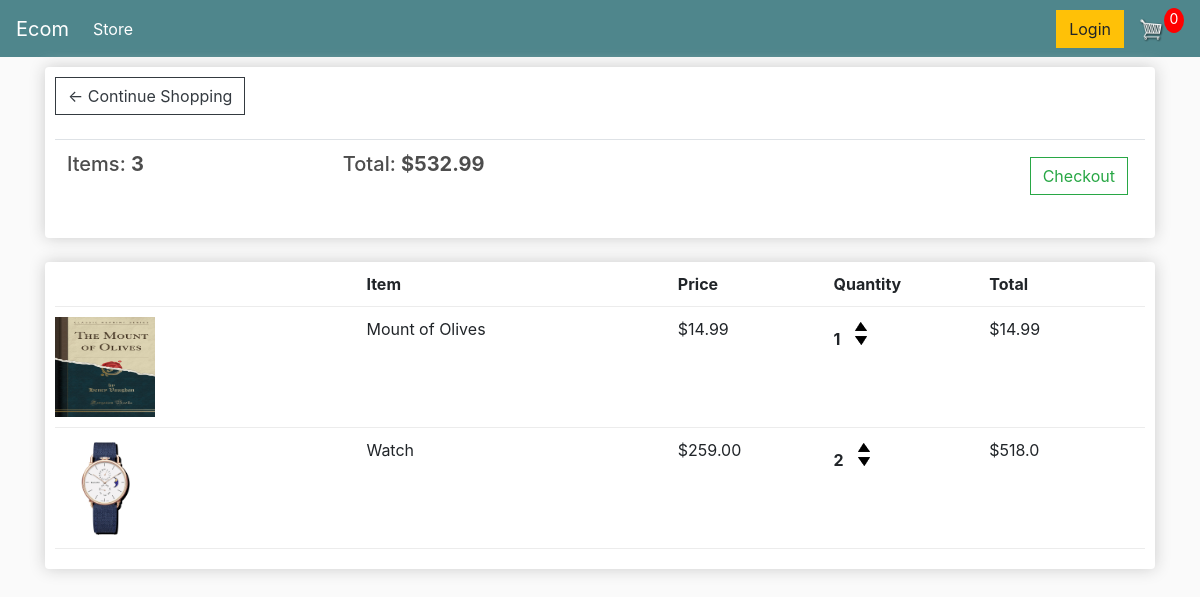
The app's page /cart/ (signed in) with its own data.
### store/models.py (models this page shows, shortened)
class Order(models.Model):
    customer = models.ForeignKey(Customer, on_delete=models.SET_NULL, blank=True, null=True)
    date_ordered =  models.DateTimeField(auto_now_add=True)
    complete = models.BooleanField(default=False, null=True, blank=False)
    transaction_id = models.CharField(max_length=200, null=True)
    @property
    def get_cart_total(self):
        orderitems = self.orderitem_set.all()
        total = sum([item.get_total for item in orderitems])
        return total
    @property
    def get_cart_items(self):
        orderitems = self.orderitem_set.all()
        total = sum([item.quantity for item in orderitems])
        return total

class OrderItem(models.Model):
    product = models.ForeignKey(Product, on_delete=models.SET_NULL, blank=True, null=True)
    order = models.ForeignKey(Order, on_delete=models.SET_NULL, blank=True, null=True)
    quantity = models.IntegerField(default=0, null=True, blank=True)
    date_added = models.DateTimeField(auto_now_add=True)
    @property
    def get_total(self):
        total = self.product.price * self.quantity
        return total

class Product(models.Model):
    name = models.CharField(max_length=200, null=True)
    price = models.FloatField()
    digital = models.BooleanField(default=False, null=True, blank=False)
    image = models.ImageField(null=True, blank=True)
    @property
    def imageURL(self):
        try:
            url = self.image.url
        except:
            url = 'static/images/placeholder.png'
        return url

### store/views.py (the view)
# urls.py: path('cart/', views.cart, name="cart"),
def cart(request):
    if request.user.is_authenticated:
        customer = request.user.customer
        order, created = Order.objects.get_or_create(customer=customer, complete=False)
        items = order.orderitem_set.all()
    else:
        items = []
        order = {'get_cart_total':0, 'get_cart_items':0}
    context = {'items':items, 'order':order}
    return render(request, 'store/Cart.html', context)

### store/templates/store/Cart.html
{% extends 'store/Main.html' %}
{% load static %}
{% block content %}
<div class="row">
    <div class="col-lg-12">
        <div class="box-element">
            <a class="btn btn-outline-dark" href="{% url 'store' %}">&#x2190; Continue Shopping</a>
            <br>
            <br>
            <table class="table">
                <tr>
                    <th>
                        <h5>Items: <strong>{{order.get_cart_items}}</strong></h5>
                    </th>
                    <th>
                        <h5>Total: <strong>${{order.get_cart_total|floatformat:2}}</strong></h5>
                    </th>
                    <th>
                        <a style="float:right; margin:5px" class="btn btn-outline-success" href="{% url 'checkout' %}">Checkout</a>
                    </th>
                </tr>
            </table>
        </div>
        <br>
        <div class="box-element">
            <div class="cart-row">
                <div style="flex:2"></div>
                <div style="flex:2"><strong>Item</strong></div>
                <div style="flex:1"><strong>Price</strong></div>
                <div style="flex:1"><strong>Quantity</strong></div>
                <div style="flex:1"><strong>Total</strong></div>
            </div>
            {% for item in items %}
            <div class="cart-row">
                <div style="flex:2"><img src="{{item.product.imageURL}}" class="row-image" style="height: 100px; width: 100px"> </div>
                <div style="flex:2">{{item.product.name}}</div>
                <div style="flex:1">${{item.product.price|floatformat:2}}</div>
                <div style="flex:1">
                    <p class="quantity">{{item.quantity}}</p>
                    <div class="quantity">
                        <img class="chg-quantity" src="{% static  'images/arrow-up.png' %}">
                        <img class="chg-quantity" src="{% static  'images/arrow-down.png' %}">
                    </div>
                </div>
                <div style="flex:1">${{item.get_total}}</div>
            </div>
            {% endfor %}
        </div>
    </div>
</div>
{% endblock content %}

### static/css/main.css (style rules this page uses)
body { background-color: hsl(0, 0%, 98%); }
h1,h2,h3,h4,h5,h6 { color:hsl(0, 0%, 30%); }
.box-element { box-shadow:hsl(0, 0%, 80%) 0 0 16px; background-color: #fff; border-radius: 4px; padding: 10px; }
.col-lg-4, .col-lg-6, .col-lg-8, .col-lg-12 { margin-top: 10px; }
.btn { border-radius: 0; }
.row-image { width: 100px; }
.cart-row { display: flex; align-items: flex-stretch; padding-bottom: 10px; margin-bottom: 10px; border-bottom: 1px solid #ececec; }
.quantity { display: inline-block; font-weight: 700; padding-right:10px; }
.chg-quantity { width: 12px; cursor: pointer; display: block; margin-top: 5px; transition:.1s; }

### records on screen
Order: get_cart_items "3", get_cart_total "532.99"
OrderItem: product.imageURL (picture), product.name "Mount of Olives", product.price "14.99", quantity "1", get_total "14.99"
OrderItem: product.imageURL (picture), product.name "Watch", product.price "259.00", quantity "2", get_total "518.0"
